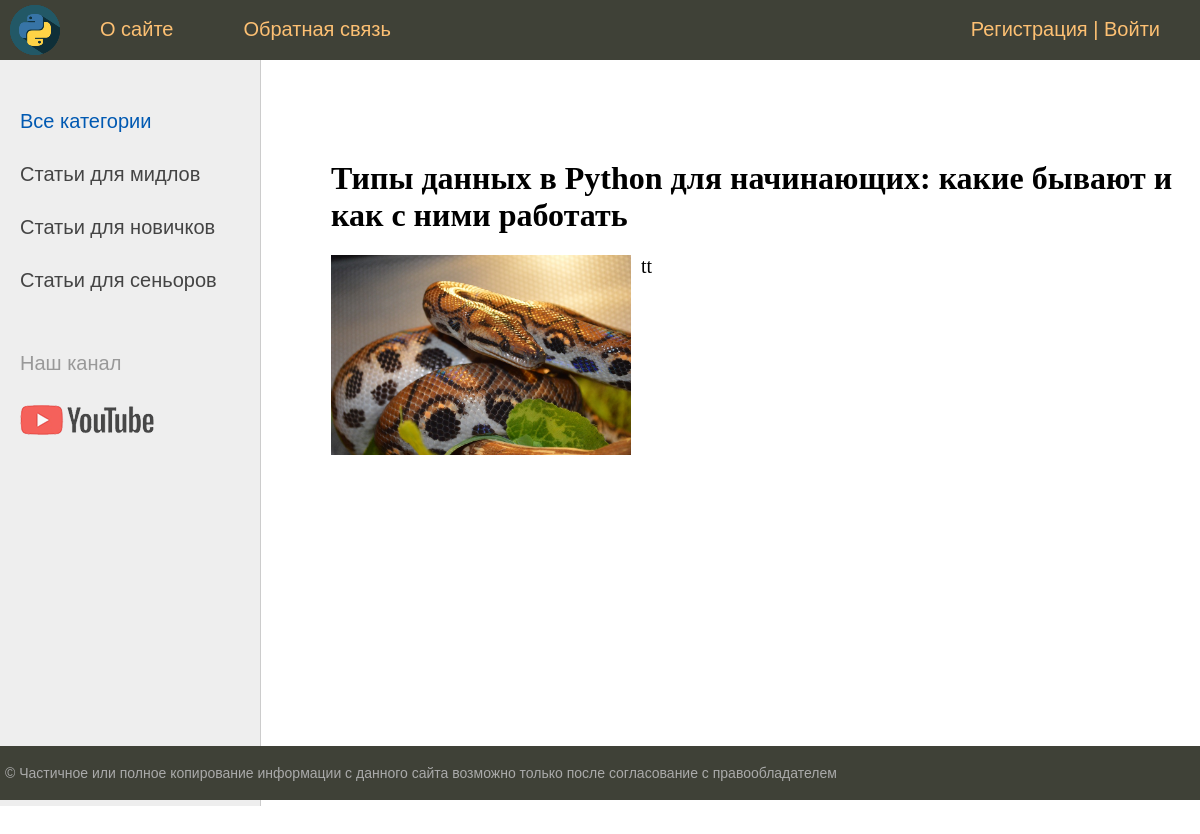
Page /post/tipy-dannyh-v-python-dlya-nachinayushih-kakie-byvayut-i-kak-s-nimi-rabotat/ on the committed database.
### article/models.py (models this page shows, shortened)
class Category(models.Model):
    name = models.CharField(max_length=100, db_index=True, verbose_name="Категория")
    slug = models.SlugField(max_length=255, unique=True, db_index=True, verbose_name="URL")
    def get_absolut_url(self):
        return reverse('category', kwargs={'cat_slug': self.slug})
    class Meta:
        verbose_name = 'Категория'
        verbose_name_plural = 'Категории'
        ordering = ['id']

class Article(models.Model):
    title = models.CharField(max_length=255, verbose_name="Заголовок")
    slug = models.SlugField(max_length=255, unique=True, db_index=True, verbose_name="URL")
    content = models.TextField(blank=True, verbose_name="Текст статьи")
    photo = models.ImageField(upload_to="photos/%Y/%m/%d/", verbose_name="Фото")
    time_create = models.DateTimeField(auto_now_add=True, verbose_name="Время создания")
    time_update = models.DateTimeField(auto_now=True, verbose_name="Время изменения")
    is_published = models.BooleanField(default=True, verbose_name="Публикация")
    cat = models.ForeignKey('Category', on_delete=models.PROTECT, verbose_name="Категория")
    def __str__(self):
        return self.title
    class Meta:
        verbose_name = 'Статьи'
        verbose_name_plural = 'Статьи'
        ordering = ['id']

### article/views.py (the view)
# urls.py: path('post/<slug:post_slug>/', ShowPost.as_view(), name='post'),
class ShowPost(DataMixin, DetailView):
    model = Article
    template_name = 'article/post.html'
    slug_url_kwarg = 'post_slug'
    context_object_name = 'post'
    def get_context_data(self, *, object_list=None, **kwargs):
        context = super().get_context_data(**kwargs)
        c_def = self.get_user_context(title=context['post'])
        return dict(list(context.items()) + list(c_def.items()))

### article/utils.py (called while the page is built)
    def get_user_context(self, **kwargs):
        context = kwargs
        cats = cache.get('cats')
        if not cats:
            cats = Category.objects.annotate(Count('article'))
            cache.set('cats', cats, 60)
        user_menu = menu.copy()
        if not self.request.user.is_authenticated:
            user_menu.pop(1)
        context['menu'] = user_menu
        context['cats'] = cats
        if 'cat_selected' not in context:
            context['cat_selected'] = 0
        return context

### article/templates/article/post.html
{% extends 'article/base.html' %}
{% block content %}
<h1>{{post.title}}</h1>
{% if post.photo %}
<p><img class="img-article-left" src="{{post.photo.url}}"></p>
{% endif %}
{{post.content|linebreaks}}
{% endblock %}

### article/templates/article/base.html (shortened to what this page needs)
{% load static %}
{% load article_tags %}
<!DOCTYPE html>
<html>
<head>
    <link type="text/css" href="{% static 'article/css/styles.css' %}" rel="stylesheet" >
</head>
<body>
<table class="table-page" border="0" cellpadding="0" cellspacing="0">
    <tr><td valign="top">
{% block mainmenu %}
        <div class="header">
            <ul id="mainmenu" class="mainmenu">
                <li class="logo"><a href="{% url 'home' %}"><div class="logo"></div></a></li>
{% for m in menu %}
                        <li><a href="{% url m.url_name %}">{{m.title}}</a></li>
{% endfor %}
            {% if request.user.is_authenticated %}
            <li class="last"> {{user.username}} | <a href="{% url 'logout' %}">Выйти</a></li>
            {% else %}
            <li class="last"><a href="{% url 'register' %}">Регистрация</a> | <a href="{% url 'login' %}">Войти</a></li>
            {% endif %}
            </ul>
        </div>
{% endblock mainmenu %}
<table class="table-page" border="0" cellpadding="0" cellspacing="0">
<tr>
    <td valign="top" class="left-chapters">
    <ul id="leftchapters">
{% if cat_selected == 0 %}
        <li class="selected">Все категории</li>
{% else %}
        <li><a href="{% url 'home' %}">Все категории</a></li>
{% endif %}
{% for c in cats %}
{% if c.article__count > 0 %}
    {% if c.pk == cat_selected %}
        <li class="selected">{{c.name}}</li>
    {% else %}
        <li><a href="{{ c.get_absolut_url }}">{{c.name}}</a></li>
    {% endif %}
{% endif %}
{% endfor %}
        <li class="share">
            <p>Наш канал</p>
            <a class="share-yt" href="https://www.youtube.com"></a>
        </li>
    </ul>
</td>
<td valign="top" class="content">
<div class="content-text">
{% block content %}
{% endblock %}
</div>
</td></tr></table>
</td></tr>
<tr><td valign="top">
    <div id="footer">
        <p>© Частичное или полное копирование информации с данного сайта возможно только после согласование с правообладателем</p>
    </div>
</td></tr></table>
</body>
</html>

### article/static/article/css/styles.css (style rules this page uses)
html, body { font-family: 'Arial'; margin: 0; padding: 0; height: 100%; width: 100%; color: #444; }
a { color: #0059b2; text-decoration: none; }
img { max-width: 600px; height: auto; }
img.img-article-left { max-width: 300px; height: auto; float: left; padding: 0 10px 10px 0; }
.table-page { width: 100%; height: 100%; vertical-align: top; }
.table-page tr { height: 100%; }
.header { background: #3F4137; height: 60px; }
.logo { background: url('../images/logo.png') no-repeat 10px 5px; width: 70px; height: 60px; }
ul.mainmenu { list-style: none; margin: 0; padding: 0; height: 60px; color: #fdc073; font-size: 20px; overflow: hidden; }
ul.mainmenu li { float: left; margin: 18px 40px 0 30px; }
ul.mainmenu li.logo { margin: 0; }
ul.mainmenu li.last { float: right; }
ul.mainmenu li a { color: #fdc073; text-decoration: none; }
.left-chapters { margin: 0; background: #eee; border-right: 1px solid #ccc; min-height: 100%; }
.left-chapters ul { width: 230px; min-height: 100%; margin: 0; padding: 20px 10px 10px 20px; list-style: none; font-size: 20px; }
.left-chapters ul li { margin: 30px 0 0 0; color: #999; }
.left-chapters ul li.selected { color: #0059b2; }
.left-chapters ul li a { color: #444; text-decoration: none; }
.left-chapters ul li.share { margin: 60px 0 0 0; }
.left-chapters ul li.share p { margin: 30px 0 30px 0; }
.left-chapters ul li.share a { display: inline-block; width: 40px; height: 40px; margin: 0 20px 0 0; }
.left-chapters ul li.share a.share-yt { width: 100%; height: 30px; background: url('../images/share_yt.png') no-repeat 0 0 }
.content { padding: 40px 20px 20px 40px; width: 100%; box-sizing: border-box; }
.content-text { margin: 60px 0 0 30px; color: #000; font-size: 20px; font-family: Yandex Sans Display Light; }
.content-text h1 { font-size: 32px; }
#footer { box-sizing: border-box; background: #3F4137; padding: 5px; color: #aaa; font-size: 14px; font-family: Verdana, Geneva, Arial, Helvetica; text-align: left; overflow: hidden; }

### rows in the picture
Category: name "Статьи для мидлов"
Category: name "Статьи для новичков"
Category: name "Статьи для сеньоров"
Article: title "Типы данных в Python для начинающих: какие бывают и как с ними работать", photo (picture), content "tt"

### other values in the picture
{{ m.title }} "О сайте" "Обратная связь"
